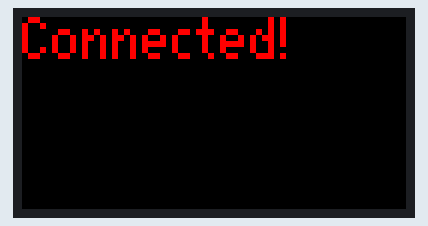
Bench run of a sketch on a simulated ESP8266 (NodeMCU). On the bench: 64×32 colour display. WiFi joins after 1.5 s; servers stay silent unless stated; what the sketch prints to the serial monitor is not drawn.

Above: at 1.6 s.
At 2.1 s:
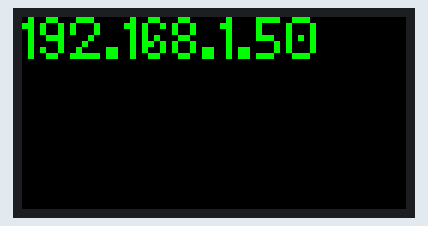

Measured:
- what the display in image 0 shows lasts 0.5 s, from 1.5 s to 2.0 s

The sketch:

testcode.ino
```cpp
#include <PxMatrix.h>
#include <ESP8266WebServer.h>
#include <ArduinoJson.h>

#include <Ticker.h>
Ticker display_ticker;
#define P_LAT 16
#define P_A 5
#define P_B 4
#define P_C 15
#define P_D 12
#define P_E 0
#define P_OE 2

// Pins for LED MATRIX

uint8_t display_draw_time=0;

PxMATRIX display(64,32,P_LAT, P_OE,P_A,P_B,P_C);

// Some standard colors
uint16_t myRED = display.color565(255, 0, 0);
uint16_t myGREEN = display.color565(0, 255, 0);
uint16_t myBLUE = display.color565(0, 0, 255);
uint16_t myWHITE = display.color565(255, 255, 255);
uint16_t myYELLOW = display.color565(255, 255, 0);
uint16_t myCYAN = display.color565(0, 255, 255);
uint16_t myMAGENTA = display.color565(255, 0, 255);
uint16_t myBLACK = display.color565(0, 0, 0);

uint16_t myCOLORS[8]={myRED,myGREEN,myBLUE,myWHITE,myYELLOW,myCYAN,myMAGENTA,myBLACK};

// ISR for display refresh
void display_updater()
{
  display.display(display_draw_time);
}

void display_update_enable(bool is_enable)
{
  if (is_enable)
    display_ticker.attach(0.002, display_updater);
  else
    display_ticker.detach();
}

ESP8266WebServer *HTTP;

void indexPageFn() {
  String response = "<html>"
    "  <form action=\"/setText\" method=\"post\" name=\"myform\" id=\"myform\">"
    "    Text: <input name=\"text\" value=\"\" /><br/>"
    "    Red: <input name=\"red\" value=\"255\" /><br/>"
    "    Green: <input name=\"green\" value=\"255\" /><br/>"
    "    Blue: <input name=\"blue\" value=\"255\" /><br/>"
    "    <input type=\"submit\" value=\"Set Text\" /><br/>"
    "  </form>"
    "  <script type=\"text/javascript\">"
    "var form = document.getElementById('myform');"
    "function processForm (e) {"
    "  e.preventDefault();"

  // collect the form data while iterating over the inputs
    "  var data = {};"
    "  for (var i = 0, ii = form.length; i < ii; ++i) {"
    "    var input = form[i];"
    "    if (input.name) {"
    "      data[input.name] = input.value;"
    "    }"
    "  }"

  // construct an HTTP request
    "  var xhr = new XMLHttpRequest();"
    "  xhr.open(form.method, form.action, true);"
    "  xhr.setRequestHeader('Content-Type', 'application/json; charset=UTF-8');"

  // send the collected data as JSON
    "  xhr.send(JSON.stringify(data));"

    "  xhr.onloadend = function () {"
    // done
    "  };"
    "};"
    "if (form.attachEvent) {"
    "  form.attachEvent(\"submit\", processForm);"
    "} else {"
    "  form.addEventListener(\"submit\", processForm);"
    "}"
    "  </script>"
    "</body></html>";
  HTTP->send(200, "text/html", response);
}

String screen_text = "";
uint8_t current_red = 0;
uint8_t current_green = 255;
uint8_t current_blue = 255;
void textFn() {
  String screen_json = HTTP->arg("plain");
  StaticJsonBuffer<200> jsonBuffer;

  JsonObject& root = jsonBuffer.parseObject(screen_json);
  if (root.containsKey("text")) {
    const char *screen_cstr = root["text"];
    screen_text = screen_cstr;
  }
  if (root.containsKey("red")) {
    current_red = root["red"];
  }
  if (root.containsKey("green")) {
    current_green = root["green"];
  }
  if (root.containsKey("blue")) {
    current_blue = root["blue"];
  }
  HTTP->send(204, "text/html");
  display.clearDisplay();
  display.setTextColor(display.color565(current_red, current_green, current_blue));
  display.setCursor(0,6);
  display.print(screen_text);
}

#include "test_font.h"
void setup() {
  // Define your display layout here, e.g. 1/8 step
  display.begin(8);
  display.setPanelsWidth(2);
  display.setTextColor(myRED);
  display.setCursor(0,6);
  display.setFastUpdate(true);
  Serial.begin(115200);
  display_update_enable(true);
  display.setFont(&practical8pt7b);
  WiFi.mode(WIFI_STA);
  WiFi.begin("Makers Local 256", "makerslocal");
  Serial.println("connecting");
  display.print("Connecting");

  int dots = 0;
  String cstr[4];
  cstr[0] = "Connecting";
  cstr[1] = "Connecting.";
  cstr[2] = "Connecting..";
  cstr[3] = "Connecting...";
  while (WiFi.status() != WL_CONNECTED) {
    display.setCursor(0,6);
    display.clearDisplay();
    display.print(cstr[dots]);
    dots++;
    dots %= 4;
    delay(500);
    Serial.print(".");
  }
  HTTP = new ESP8266WebServer(80);
  HTTP->on("/index.html", HTTP_GET, indexPageFn);
  HTTP->on("/", HTTP_GET, indexPageFn);
  HTTP->on("/setText", HTTP_POST, textFn);
  HTTP->begin();
  display.setCursor(0,6);
  display.clearDisplay();
  display.print("Connected!");
  delay(500);
  display.setCursor(0,6);
  display.clearDisplay();
  display.setTextColor(myGREEN);
  display.print(WiFi.localIP());
  Serial.print("Starting HTTP at ");
  Serial.print(WiFi.localIP());
  Serial.print(":");
  Serial.println(80);
  delay(2000);
}

/*int8_t current_x = 0;
int8_t max_x = 64;
bool x_dir_pos = true;
int8_t current_y = 0;
int8_t max_y = 32;
bool y_dir_pos = true;
// returns true if overflow happened
bool update_x() {
  current_x += (!x_dir_pos)*(-1)+x_dir_pos;
  if (current_x > max_x - 1) {
    current_x = max_x - 1;
    return true;
  }
  if (current_x < 0) {
    current_x = 0;
    return true;
  }
  return false;
}

bool update_y() {
  current_y += (!y_dir_pos)*(-1)+y_dir_pos;
  if (current_y > max_y - 1) {
    current_y = max_y - 1;
    return true;
  }
  if (current_y < 0) {
    current_y = 0;
    return true;
  }
  return false;
}*/

void loop() {
  HTTP->handleClient();
  //display.clearDisplay();

  //display.setTextColor(display.color565(current_red, current_green, current_blue));
  //display.setCursor(0,6);
  //display.print(screen_text);
  //display.drawPixelRGB888(current_x, current_y, 255, 255, 255);
  //display.flushDisplay();

  /*if (update_x()) {
    x_dir_pos = !x_dir_pos;
    if (update_y()) {
      y_dir_pos = !y_dir_pos;
    }
  }*/
  delay(20);
}
```

Source omitted: test_font.h (data table, 7369 bytes)
